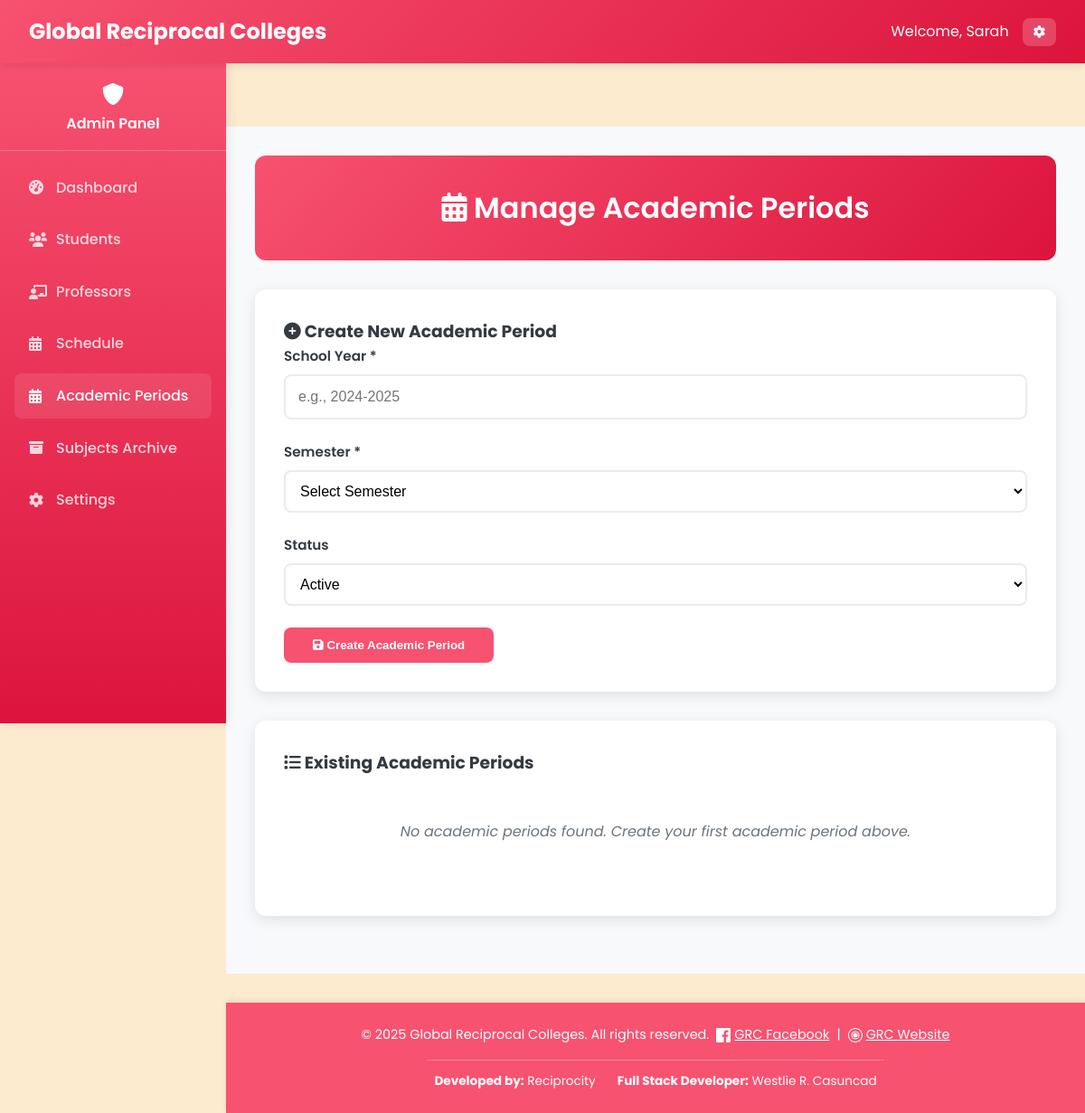
Page /Admin/admin_manage_academic_periods.php (signed in) on the earlier database version.
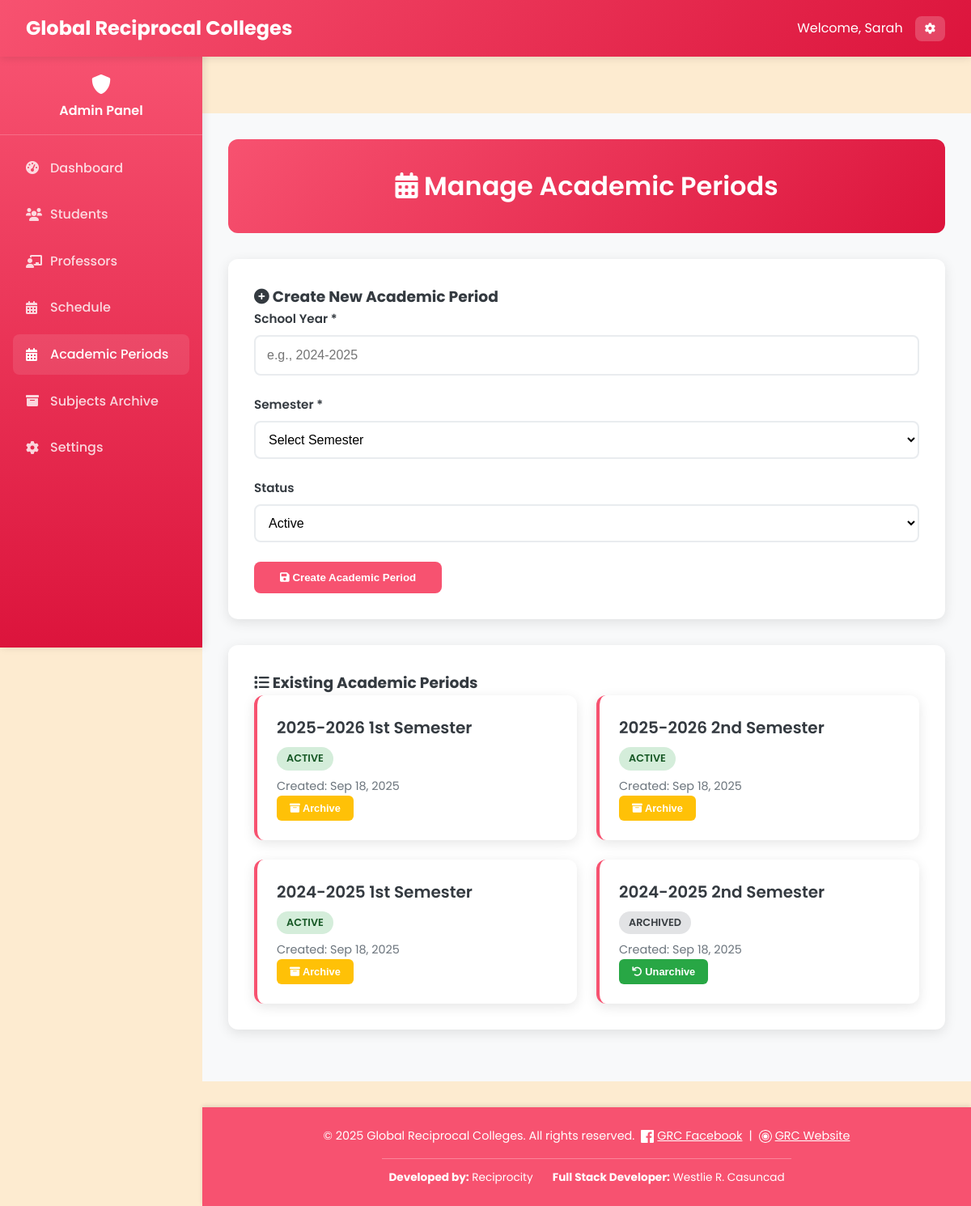
Same page on the later database version.
### tables this page shows
CREATE TABLE `school_year_semester` (
  `id` int(11) NOT NULL,
  `school_year_id` int(11) DEFAULT NULL,
  `semester_id` int(11) DEFAULT NULL,
  `status` enum('Active','Archived') DEFAULT 'Active',
  `created_at` timestamp NOT NULL DEFAULT current_timestamp(),
  `updated_at` timestamp NOT NULL DEFAULT current_timestamp() ON UPDATE current_timestamp()
);

CREATE TABLE `school_years` (
  `id` int(11) NOT NULL,
  `year_label` varchar(20) NOT NULL,
  `status` enum('Active','Archived') DEFAULT 'Active',
  `created_by` varchar(20) DEFAULT NULL,
  `created_at` timestamp NOT NULL DEFAULT current_timestamp(),
  `updated_by` varchar(20) DEFAULT NULL,
  `updated_at` timestamp NOT NULL DEFAULT current_timestamp() ON UPDATE current_timestamp()
);

CREATE TABLE `semesters` (
  `id` int(11) NOT NULL,
  `semester_name` enum('1st Semester','2nd Semester','Summer') NOT NULL,
  `status` enum('Active','Archived') DEFAULT 'Active',
  `created_by` varchar(20) DEFAULT NULL,
  `created_at` timestamp NOT NULL DEFAULT current_timestamp(),
  `updated_by` varchar(20) DEFAULT NULL,
  `updated_at` timestamp NOT NULL DEFAULT current_timestamp() ON UPDATE current_timestamp()
);

### Admin/admin_manage_academic_periods.php (the view, shortened to what this page needs)
<?php
require_once '../php/db.php';
try {
    $stmt = $pdo->query("SELECT sys.id AS id, sy.year_label AS school_year, sem.semester_name AS semester, sys.status, sys.created_at, sys.updated_at
                         FROM school_year_semester sys
                         JOIN school_years sy ON sys.school_year_id = sy.id
                         JOIN semesters sem ON sys.semester_id = sem.id
                         ORDER BY sy.year_label DESC, sem.semester_name");
    $academic_periods = $stmt->fetchAll(PDO::FETCH_ASSOC);
} catch (PDOException $e) {
    $error = 'Error fetching academic periods: ' . $e->getMessage();
    $academic_periods = [];
}
?>
<!DOCTYPE html>
<html lang="en">
<head>
    <link rel="stylesheet" href="../css/styles_fixed.css">
    <link rel="stylesheet" href="https://cdnjs.cloudflare.com/ajax/libs/font-awesome/6.0.0/css/all.min.css">
</head>
<body>
    <?php include '../includes/navbar_admin.php'; ?>
    <?php include '../includes/sidebar_admin.php'; ?>
    <main class="main-content">
        <div class="page-header">
            <h1 class="page-title"><i class="fas fa-calendar-alt"></i> Manage Academic Periods</h1>
        </div>
        <div class="content-card">
            <h3><i class="fas fa-plus-circle"></i> Create New Academic Period</h3>
            <form method="POST">
                <div class="form-group">
                    <label class="form-label" for="school_year">School Year *</label>
                    <input type="text" id="school_year" name="school_year" class="form-input" placeholder="e.g., 2024-2025" required>
                </div>
                <div class="form-group">
                    <label class="form-label" for="semester">Semester *</label>
                    <select id="semester" name="semester" class="form-select" required>
                        <option value="">Select Semester</option>
                    </select>
                </div>
                <div class="form-group">
                    <label class="form-label" for="status">Status</label>
                    <select id="status" name="status" class="form-select">
                        <option value="Active">Active</option>
                    </select>
                </div>
                <button type="submit" class="btn-submit">
                    <i class="fas fa-save"></i> Create Academic Period
                </button>
            </form>
        </div>
        <div class="content-card">
            <h3><i class="fas fa-list"></i> Existing Academic Periods</h3>
            <?php if (empty($academic_periods)): ?>
                <div class="no-data">
                    <p>No academic periods found. Create your first academic period above.</p>
                </div>
            <?php else: ?>
                <div class="grid">
                    <?php foreach ($academic_periods as $period): ?>
                        <div class="card">
                            <div class="card-title"><?php echo htmlspecialchars($period['school_year'] . ' ' . $period['semester']); ?></div>
                            <span class="status status-<?php echo strtolower($period['status']); ?>">
                                <?php echo $period['status']; ?>
                            </span>
                            <div class="card-meta">
                                Created: <?php echo date('M d, Y', strtotime($period['created_at'])); ?>
                            </div>
                            <?php if ($period['status'] === 'Archived'): ?>
                                <form method="POST" style="display: inline;">
                                    <button type="submit" class="btn-unarchive" onclick="return confirm('Are you sure you want to unarchive this academic period?')">
                                        <i class="fas fa-undo"></i> Unarchive
                                    </button>
                                </form>
                            <?php else: ?>
                                <form method="POST" style="display: inline;">
                                    <button type="submit" class="btn-archive" onclick="return confirm('Are you sure you want to archive this academic period?')">
                                        <i class="fas fa-archive"></i> Archive
                                    </button>
                                </form>
                            <?php endif; ?>
                        </div>
                    <?php endforeach; ?>
                </div>
            <?php endif; ?>
        </div>
    </main>
    <?php include '../includes/footbar.php'; ?>
</body>
</html>

Differences in the rows shown:
now on this page (row edited): school_year_semester: school_year.semester_name "2025-2026 1st Semester", status "ACTIVE", created_at "Sep 18, 2025"
now on this page (row edited): school_year_semester: school_year.semester_name "2025-2026 2nd Semester", status "ACTIVE", created_at "Sep 18, 2025"
now on this page (row edited): school_year_semester: school_year.semester_name "2024-2025 1st Semester", status "ACTIVE", created_at "Sep 18, 2025"
now on this page (row edited): school_year_semester: school_year.semester_name "2024-2025 2nd Semester", status "ARCHIVED", created_at "Sep 18, 2025"
Other differences:
text no longer shown: "No academic periods found. Create your first academic period above."
